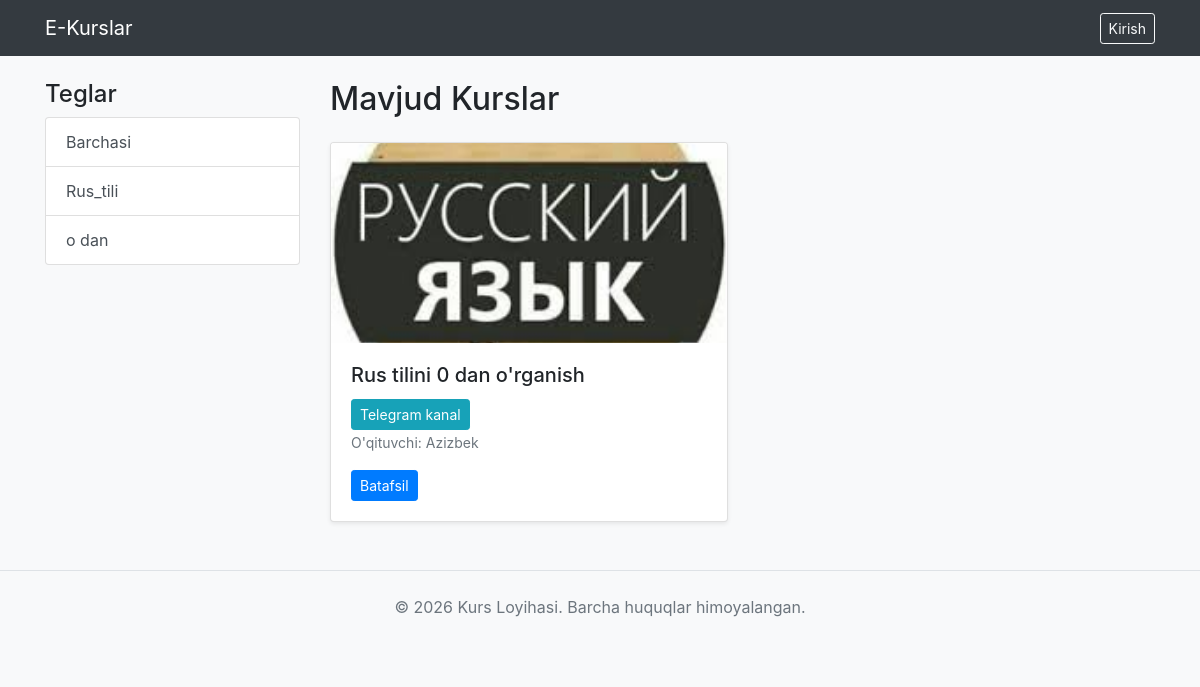
The app's page /?tag=4 with its own data.
### kurs/models.py (models this page shows, shortened)
class Tag(models.Model):
    name = models.CharField(max_length=50, unique=True, verbose_name="Teg nomi")

class Course(models.Model):
    title = models.CharField(max_length=200, verbose_name="Kurs nomi")
    description = models.TextField(verbose_name="Kurs haqida batafsil")
    teacher = models.ForeignKey(Teacher, on_delete=models.CASCADE, related_name='courses', verbose_name="O'qituvchi")
    tags = models.ManyToManyField(Tag, related_name='courses', verbose_name="Teglar")
    image = models.ImageField(upload_to='courses/', verbose_name="Kurs rasmi")
    created_at = models.DateTimeField(auto_now_add=True, verbose_name="Yaratilgan vaqt")

class Teacher(models.Model):
    user = models.OneToOneField(CustomUser, on_delete=models.CASCADE, related_name='teacher_profile')
    bio = models.TextField(verbose_name="O'qituvchi haqida")
    avatar = models.ImageField(upload_to='teachers/', blank=True, null=True, verbose_name="Rasm")
    def __str__(self):
        return f"{self.user.get_full_name() or self.user.username}"

class CustomUser(AbstractUser):
    phone_number = models.CharField(max_length=15, blank=True, null=True, verbose_name="Telefon raqam")

### kurs/views.py (the view)
# urls.py: path('', views.course_list, name='kurs_list'),
def course_list(request):
    courses = Course.objects.all().order_by('-created_at')
    tags = Tag.objects.all()
    tag_id = request.GET.get('tag')
    if tag_id:
        courses = courses.filter(tags__id=tag_id)
    return render(request, 'kurs_list.html', {'courses': courses, 'tags': tags})

### templates/kurs_list.html
{% extends 'base.html' %}
{% block content %}
<div class="row">
    <div class="col-md-3">
        <h4>Teglar</h4>
        <div class="list-group">
            <a href="{% url 'kurs_list' %}" class="list-group-item list-group-item-action">Barchasi</a>
            {% for tag in tags %}
                <a href="{% url 'kurs_list' %}?tag={{ tag.id }}" class="list-group-item list-group-item-action">{{ tag.name }}</a>
            {% endfor %}
        </div>
    </div>
    <div class="col-md-9">
        <h2 class="mb-4">Mavjud Kurslar</h2>
        <div class="row">
            {% for course in courses %}
                <div class="col-md-6 mb-4">
                    <div class="card h-100 shadow-sm">
                        {% if course.image %}
                            <img src="{{ course.image.url }}" class="card-img-top" style="height: 200px; object-fit: cover;" alt="{{ course.title }}">
                        {% endif %}
                        <div class="card-body">
                            <h5 class="card-title">{{ course.title }}</h5>
                            <a href="https://clck.ru/3ASvGc" target="_blank" class="btn btn-info btn-sm">Telegram kanal</a>
                            <p class="card-text"><small class="text-muted">O'qituvchi: {{ course.teacher }}</small></p>
                            <a href="{% url 'kurs_detail' course.pk %}" class="btn btn-primary btn-sm">Batafsil</a>
                        </div>
                    </div>
                </div>
            {% empty %}
                <p class="col-12 text-center">Hozircha kurslar topilmadi.</p>
            {% endfor %}
        </div>
    </div>
</div>
{% endblock %}

### records on screen
Tag: name "Rus_tili"
Tag: name "o dan"
Course: image (picture), title "Rus tilini 0 dan o'rganish", teacher "Azizbek"
